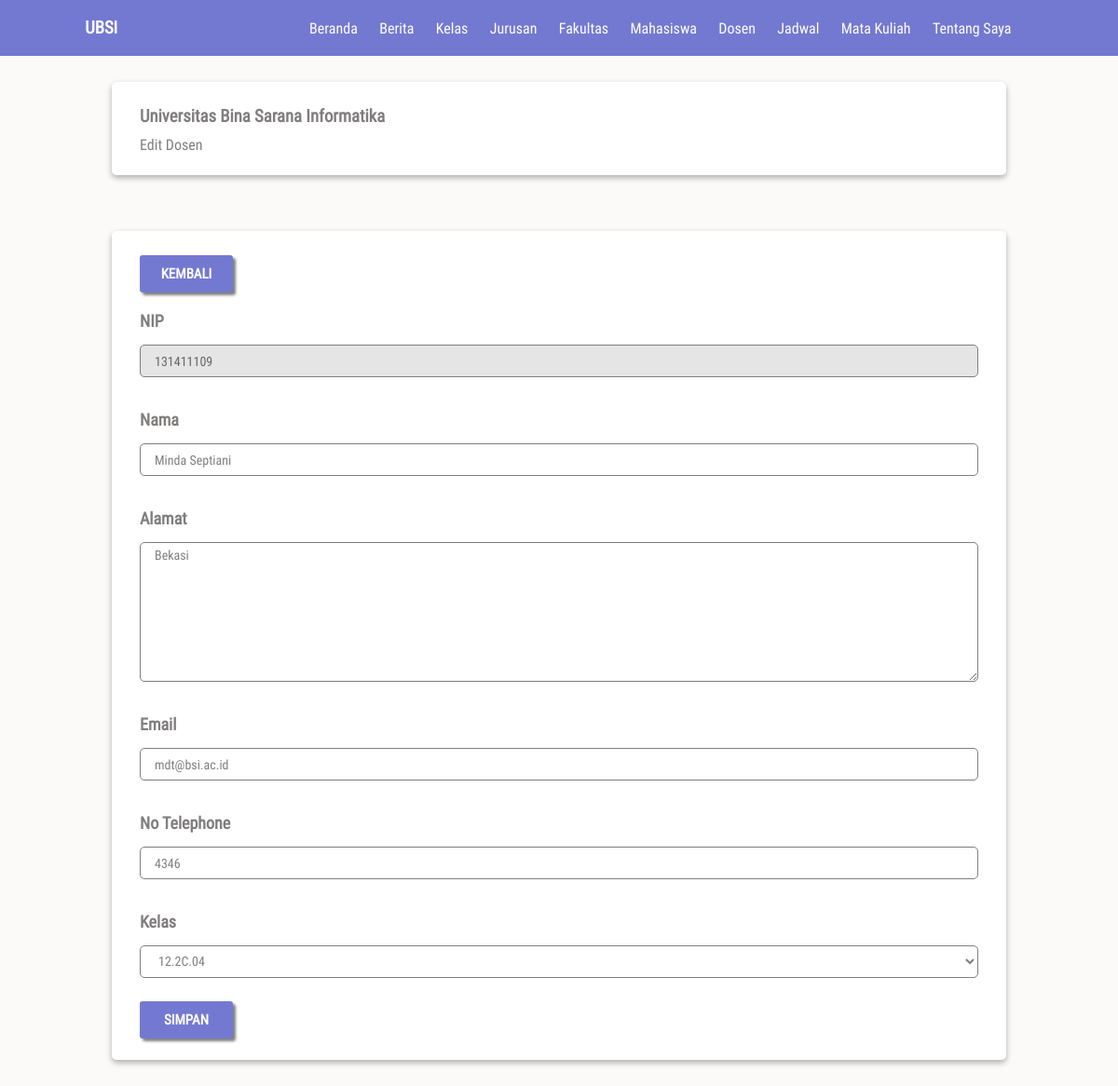
The app's page /views/admin/edit-dosen.php?id=Dos0001 (signed in) with its own data.
### tables this page shows
CREATE TABLE `dosen` (
  `idDosen` char(15) NOT NULL,
  `NIP` char(20) NOT NULL,
  `password` varchar(25) NOT NULL,
  `nama` varchar(25) NOT NULL,
  `alamat` varchar(100) NOT NULL,
  `email` varchar(50) NOT NULL,
  `noTelepon` char(15) NOT NULL,
  `idKelas` char(15) DEFAULT NULL,
  `keterangan` varchar(10) NOT NULL DEFAULT 'dosen',
  PRIMARY KEY (`idDosen`),
  KEY `dosen_ibfk_2` (`idKelas`),
  CONSTRAINT `dosen_ibfk_2` FOREIGN KEY (`idKelas`) REFERENCES `kelas` (`idKelas`) ON DELETE CASCADE ON UPDATE CASCADE
);

### views/admin/edit-dosen.php (the view, shortened to what this page needs)
<?php
include('../../component/koneksi.php');
include('../umum/menu.php');
$id = $_GET['id'];
$ambilData = mysqli_fetch_array(mysqli_query($kon, "SELECT * FROM dosen WHERE idDosen = '$id'"));
$nip = $ambilData['NIP'];
$nama = $ambilData['nama'];
$alamat = $ambilData['alamat'];
$email = $ambilData['email'];
$notel = $ambilData['noTelepon'];
$idK = $ambilData['idKelas'];
$ambilKelas = mysqli_query($kon, "SELECT * FROM kelas");
while ($kel = mysqli_fetch_array($ambilKelas)) {
  if ($idK == $kel['idKelas']) {
    $kelas .= "<option value='{$kel['idKelas']}' selected>{$kel['namaKelas']}</option>";
  } else {
    $kelas .= "<option value='{$kel['idKelas']}'>{$kel['namaKelas']}</option>";
  }
}
?>
<!DOCTYPE html>
<html lang="en">
<head>
  <link rel="stylesheet" href="../../public/css/style.css">
</head>
<body>
  <nav>
    <h3 class="logo">ubsi</h3>
    <?= $menu ?>
  </nav>
  <div class="container top-28">
    <div class="card">
      <div class="card-body">
        <h3>Universitas Bina Sarana Informatika</h3>
        <p>Edit Dosen</p>
      </div>
    </div>
    <div class="card">
      <div class="card-body">
        <div class="row">
          <a href="dosen.php" class="btn bottom">Kembali</a>
        </div>
        <form method="POST" action="">
          <label for="nip">NIP</label>
          <input type="text" name="nip" id="nip" class="form-control" value="<?= $nip; ?>" readonly>
          <label for="name">Nama</label>
          <input type="text" name="nama" id="name" class="form-control" value="<?= $nama; ?>">
          <label for="alamat">Alamat</label>
          <textarea name="alamat" id="alamat" class="form-control" style="height: 150px;"><?= $alamat; ?></textarea>
          <label for="email">Email</label>
          <input type="email" name="email" id="email" class="form-control" value="<?= $email; ?>">
          <label for="nomor">No Telephone</label>
          <input type="number" name="notel" id="nomor" class=" form-control" value="<?= $notel; ?>">
          <label for="kelas">Kelas</label>
          <select name="kelas" id="kelas" class="form-control">
            <?= $kelas; ?>
          </select>
          <input type="submit" value="Simpan" class="btn" name='tombol'>
        </form>
      </div>
    </div>
  </div>
</body>
</html>

### public/css/style.css (style rules this page uses)
* { padding: 0; margin: 0; font-family: 'roboto', serif; }
body { background-color: #FCF9F9; color: #807D7D; }
.container { width: 80%; margin: 10px auto; }
.top-28 { margin-top: 28px; }
.bottom { margin-bottom: 10px; }
.btn { width: 100px; height: 40px; display: flex; font-size: 15px; justify-content: center; align-items: center; background-color: #7379D1; text-transform: uppercase; text-decoration: none; border-radius: 3px; font-weight: 900; outline: none; border: 0; color: #FFFFFF; -webkit-border-radius: 3px; -moz-border-radius: 3px; -ms-border-radius: 3px; -o-border-radius: 3px; box-shadow: 3px 3px 3px rgba(0, 0, 0, .5); cursor: pointer; }
nav { height: 60px; background-color: #7379D1; display: flex; justify-content: space-around; align-items: center; color: #fff; }
nav .logo { text-transform: uppercase; font-weight: bolder; }
input:read-only, textarea:read-only { background: rgba(0, 0, 0, 0.1); color: #666; }
select.form-control option { height: 100px; }
input[type=submit] { background-color: #7379D1; color: #fff; }
form { display: flex; flex-direction: column; }
form label { font-size: 18px; font-weight: 900; color: #807D7D; margin-top: 10px; margin-bottom: 15px; }
.form-control { width: 400px; height: 35px; box-sizing: border-box; padding: 5px 15px; background: none; border: 1px solid #807D7D; border-radius: 5px; outline: none; color: #807D7D; margin-bottom: 25px; font-size: 14px; -webkit-border-radius: 5px; -moz-border-radius: 5px; -ms-border-radius: 5px; -o-border-radius: 5px; }
.card { background-color: #fff; box-shadow: 0 3px 6px rgba(0, 0, 0, .3); border-radius: 5px; -webkit-border-radius: 5px; -moz-border-radius: 5px; -ms-border-radius: 5px; -o-border-radius: 5px; margin-bottom: 60px; }
.card-body { padding: 26px 30px 23px 30px; }
.card-body h3 { margin-bottom: 10px; }
.row { width: 100%; display: flex; justify-content: space-between; flex-wrap: wrap; }
.card-body .form-control { width: 100%; }

### records on screen
dosen: nip "131411109", nama "Minda Septiani", alamat "Bekasi", email "mdt@bsi.ac.id", notel "4346"

### other values on screen
form field kelas "12.2C.04"
